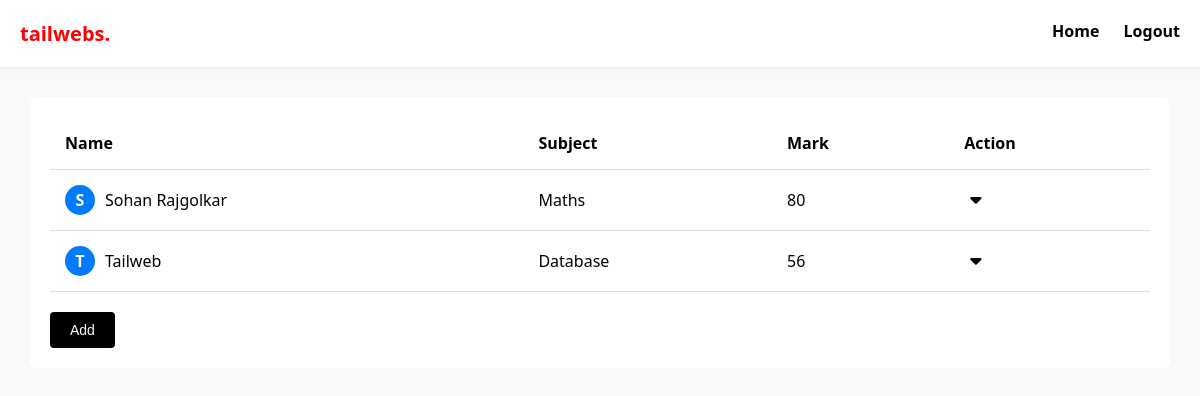
The app's page /home (signed in), older data.
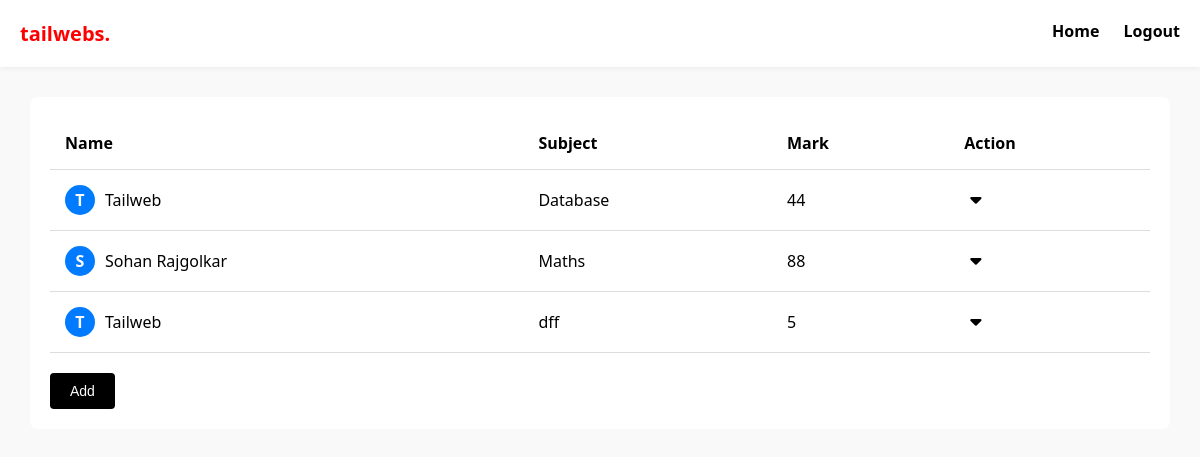
The same page, newer data.
### tables this page shows
CREATE TABLE students (
            id INTEGER PRIMARY KEY AUTOINCREMENT,
            name TEXT NOT NULL,
            subject TEXT NOT NULL,
            marks INTEGER NOT NULL
        );

### app.py (the view)
@app.route('/home')
def home():
    if 'user' not in session:
        return redirect('/')
    conn = get_db_connection()
    students = conn.execute('SELECT * FROM students').fetchall()
    conn.close()
    return render_template('home.html', students=students)

### app.py (called while the page is built)
def get_db_connection():
    conn = sqlite3.connect('students.db')
    conn.row_factory = sqlite3.Row
    return conn

### templates/home.html (shortened to what this page needs)
<!DOCTYPE html>
<html lang="en">
<head>
  <link rel="stylesheet" href="/static/css/styles.css">
  <link rel="stylesheet" href="https://cdnjs.cloudflare.com/ajax/libs/font-awesome/6.5.0/css/all.min.css" />
</head>
<body>
  <div class="navbar">
    <div class="logo">tailwebs.</div>
    <div class="nav-links">
      <a href="/home">Home</a>
      <a href="/logout">Logout</a>
    </div>
  </div>
  <div class="container">
    <table>
      <thead>
        <tr>
          <th>Name</th>
          <th>Subject</th>
          <th>Mark</th>
          <th>Action</th>
        </tr>
      </thead>
      <tbody>
        {% for student in students %}
        <tr>
          <td>
            <div class="student-info">
              <div class="avatar">{{ student.name[0]|upper }}</div>
              <span>{{ student.name }}</span>
            </div>
          </td>
          <td>{{ student.subject }}</td>
          <td>{{ student.marks }}</td>
          <td>
            <div class="dropdown">
              <button class="dropbtn"><i class="fas fa-caret-down"></i></button>
            </div>
          </td>
        </tr>
        {% endfor %}
      </tbody>
    </table>
    <button class="add-btn" onclick="openModal()"> Add</button>
  </div>
</body>
</html>

### static/css/styles.css (style rules this page uses)
body { font-family: 'Segoe UI', sans-serif; background-color: #f9f9f9; margin: 0; }
.navbar { background-color: white; padding: 20px; display: flex; justify-content: space-between; font-weight: bold; box-shadow: 0 2px 5px rgba(0,0,0,0.05); }
.logo { color: red; font-size: 20px; }
.nav-links a { margin-left: 20px; text-decoration: none; color: black; }
.container { margin: 30px; background: white; padding: 20px; border-radius: 8px; }
table { width: 100%; border-collapse: collapse; }
th, td { padding: 15px; text-align: left; border-bottom: 1px solid #ddd; }
.student-info { display: flex; align-items: center; }
.avatar { background: #007bff; color: white; border-radius: 50%; width: 30px; height: 30px; display: flex; justify-content: center; align-items: center; margin-right: 10px; font-weight: bold; }
.dropbtn { background: none; border: none; font-size: 18px; cursor: pointer; }
.dropdown { position: relative; display: inline-block; }
.add-btn { background-color: black; color: white; padding: 10px 20px; margin-top: 20px; border: none; cursor: pointer; font-size: 14px; border-radius: 4px; }

Row changes from the older to the newer data that the page shows:
removed students: name "S", name "Sohan Rajgolkar", subject "Maths", marks "80"
changed students "Database": marks "56" → "44"
added students: name "S", name "Sohan Rajgolkar", subject "Maths", marks "88"
added students: name "T", name "Tailweb", subject "dff", marks "5"
